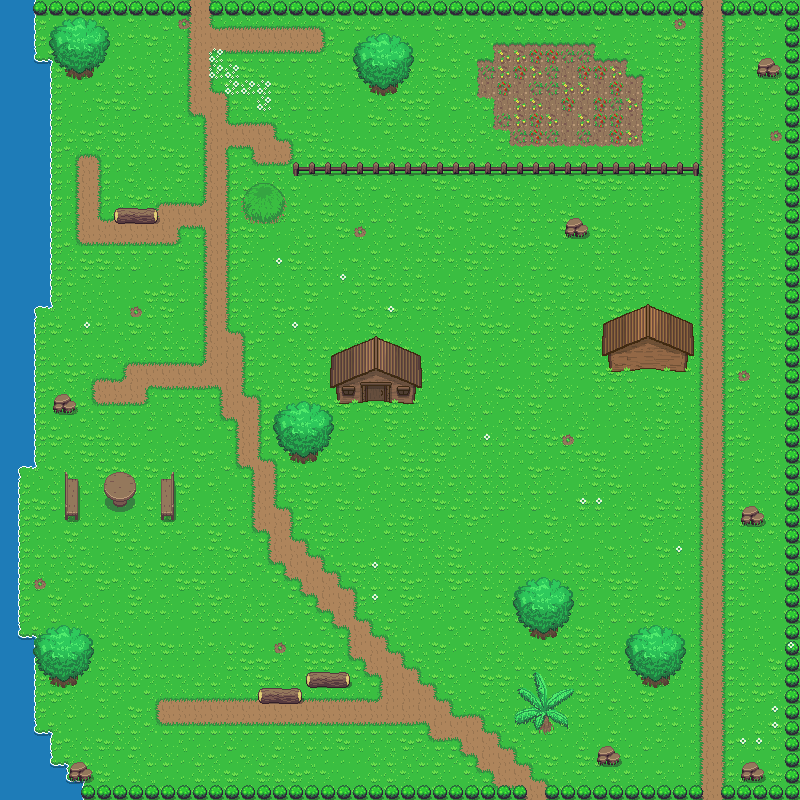

A level layout from a 2D game, rendered from its tile map. Below: a short description, then the map file with tile-grid data replaced by summaries:
An orthogonal 50x50 tile map with 16x16 px tiles, 3 tile layers (Base, Lower, Above), 2 tilesets.

<map version="1.0" tiledversion="1.0.3" orientation="orthogonal" renderorder="right-down" width="50" height="50" tilewidth="16" tileheight="16" nextobjectid="1">
 <tileset firstgid="1" source="../../Tileset/Overworld.tsx" />
 <tileset firstgid="1729" source="../../Tileset/Building.tsx" />
 <layer name="Base" width="50" height="50">
  <data>[2500 cells, 2500 non-empty, 26 distinct tile ids]</data>
 </layer>
 <layer name="Lower" width="50" height="50">
  <data>[2500 cells, 290 non-empty, 62 distinct tile ids]</data>
 </layer>
 <layer name="Above" width="50" height="50">
  <data>[2500 cells, 237 non-empty, 95 distinct tile ids]</data>
 </layer>
</map>
